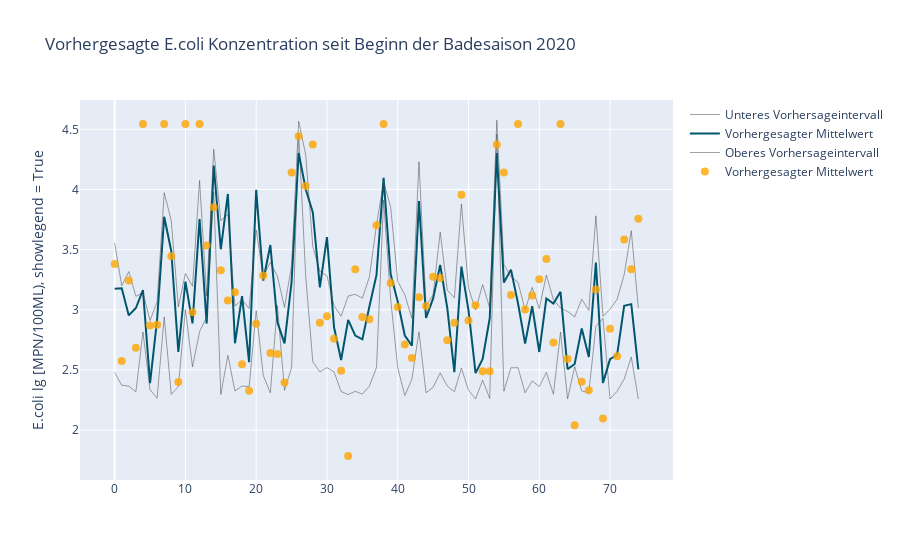

Notebook code cell kept with this figure:
### Code cell
import plotly.graph_objects as go

upper_bound = go.Scatter(name="Oberes Vorhersageintervall",
x= predictions["Nummer"],
y=predictions["upper"],
mode="lines",
line=dict(width=0.5, color="rgba(68, 68, 68, 1)"),
fillcolor="rgba(68, 68, 68, 1)")#, fill="tonexty")

mean = go.Scatter(name="Vorhergesagter Mittelwert",
x= predictions["Nummer"],
y=predictions["mid"],
marker = dict(color = "rgb(0, 86, 110)"),
mode="lines",
line=dict(width=2, color= "rgb(0, 86, 110)"),
fillcolor="rgba(68, 68, 68, 0.1)")#, fill="tonexty")

measurements = go.Scatter(name="Vorhergesagter Mittelwert",
x= predictions["Nummer"],
y=predictions["value"],
marker = dict(color = "orange", size = 8, opacity = .8),
mode="markers",
line=dict(width=2, color= "red"),
fillcolor="rgba(68, 68, 68, 0.1)")#, fill="tonexty")



lower_bound = go.Scatter(name="Unteres Vorhersageintervall",
x= predictions["Nummer"],
y=predictions["lower"],
mode="lines",
line=dict(width=0.5, color="rgba(68, 68, 68, 1)"))

data = [lower_bound, mean, upper_bound, measurements]

layout=go.Layout(title='Vorhergesagte E.coli Konzentration seit Beginn der Badesaison 2020',
yaxis=dict(title="E.coli lg [MPN/100ML), showlegend = True"))

fig=go.Figure(data=data, layout = layout)
#fig.update_layout(legend=dict(
#    yanchor="top",
#    title=None,
#    y=0.99,
#    xanchor="left",
#    x=0.01
#))

fig.show()

### Figure 1 — Plotly figure (JSON) as saved in the notebook; plotly's stock layout.template omitted (floating-point values rounded to 4 significant figures)
{"data": [{"line": {"color": "rgba(68, 68, 68, 1)", "width": 0.5}, "mode": "lines", "name": "Unteres Vorhersageintervall", "type": "scatter", "x": [0, 1, 2, 3, 4, 5, 6, 7, 8, 9, 10, 11, 12, 13, 14, 15, 16, 17, 18, 19, 20, 21, 22, 23, 24, 25, 26, 27, 28, 29, 30, 31, 32, 33, 34, 35, 36, 37, 38, 39, 40, 41, 42, 43, 44, 45, 46, 47, 48, 49, 50, 51, 52, 53, 54, 55, 56, 57, 58, 59, 60, 61, 62, 63, 64, 65, 66, 67, 68, 69, 70, 71, 72, 73, 74], "y": [2.48, 2.373, 2.366, 2.319, 2.816, 2.336, 2.265, 2.941, 2.297, 2.362, 3.002, 2.526, 2.818, 2.94, 3.981, 2.297, 2.622, 2.326, 2.366, 2.362, 2.995, 2.454, 2.311, 3.035, 2.331, 2.52, 4.466, 3.278, 2.568, 2.485, 2.52, 2.485, 2.321, 2.296, 2.323, 2.299, 2.366, 2.521, 3.912, 3.089, 2.52, 2.288, 2.423, 2.818, 2.311, 2.356, 2.477, 2.366, 2.32, 2.515, 2.331, 2.26, 2.416, 2.264, 4.458, 2.324, 2.519, 2.519, 2.311, 2.409, 2.362, 2.48, 2.298, 2.816, 2.26, 2.528, 2.326, 2.311, 2.862, 2.929, 2.259, 2.323, 2.424, 2.608, 2.259]}, {"fillcolor": "rgba(68, 68, 68, 0.1)", "line": {"color": "rgb(0, 86, 110)", "width": 2}, "marker": {"color": "rgb(0, 86, 110)"}, "mode": "lines", "name": "Vorhergesagter Mittelwert", "type": "scatter", "x": [0, 1, 2, 3, 4, 5, 6, 7, 8, 9, 10, 11, 12, 13, 14, 15, 16, 17, 18, 19, 20, 21, 22, 23, 24, 25, 26, 27, 28, 29, 30, 31, 32, 33, 34, 35, 36, 37, 38, 39, 40, 41, 42, 43, 44, 45, 46, 47, 48, 49, 50, 51, 52, 53, 54, 55, 56, 57, 58, 59, 60, 61, 62, 63, 64, 65, 66, 67, 68, 69, 70, 71, 72, 73, 74], "y": [3.175, 3.179, 2.954, 3.015, 3.163, 2.391, 2.918, 3.773, 3.489, 2.651, 3.234, 2.887, 3.753, 2.886, 4.199, 3.503, 3.963, 2.722, 3.114, 2.564, 3.997, 3.243, 3.538, 2.896, 2.721, 3.232, 4.303, 4.002, 3.809, 3.186, 3.604, 2.855, 2.583, 2.917, 2.786, 2.755, 3.027, 3.29, 4.096, 3.296, 3.07, 2.786, 2.702, 3.904, 2.933, 3.095, 3.372, 3.015, 2.482, 3.358, 2.995, 2.474, 2.592, 2.93, 4.303, 3.226, 3.334, 3.053, 2.719, 3.031, 2.65, 3.094, 3.053, 3.15, 2.506, 2.55, 2.845, 2.609, 3.392, 2.393, 2.59, 2.625, 3.034, 3.047, 2.505]}, {"fillcolor": "rgba(68, 68, 68, 1)", "line": {"color": "rgba(68, 68, 68, 1)", "width": 0.5}, "mode": "lines", "name": "Oberes Vorhersageintervall", "type": "scatter", "x": [0, 1, 2, 3, 4, 5, 6, 7, 8, 9, 10, 11, 12, 13, 14, 15, 16, 17, 18, 19, 20, 21, 22, 23, 24, 25, 26, 27, 28, 29, 30, 31, 32, 33, 34, 35, 36, 37, 38, 39, 40, 41, 42, 43, 44, 45, 46, 47, 48, 49, 50, 51, 52, 53, 54, 55, 56, 57, 58, 59, 60, 61, 62, 63, 64, 65, 66, 67, 68, 69, 70, 71, 72, 73, 74], "y": [3.556, 3.201, 3.318, 3.112, 3.145, 2.91, 3.067, 3.974, 3.741, 3.023, 3.302, 3.196, 4.075, 3.116, 4.335, 3.741, 3.792, 3.031, 3.083, 3.011, 3.663, 3.277, 3.394, 3.278, 3.021, 3.367, 4.567, 4.287, 3.524, 3.32, 3.283, 3.035, 2.947, 3.114, 3.129, 3.096, 3.273, 3.706, 4.061, 3.856, 3.237, 3.125, 2.929, 4.23, 3.037, 3.124, 3.645, 3.163, 3.099, 3.88, 3.183, 2.998, 3.21, 3.015, 4.575, 3.378, 3.274, 3.228, 2.998, 3.187, 3.011, 3.289, 3.084, 3.015, 2.987, 2.941, 3.087, 2.996, 3.781, 2.946, 3.006, 3.087, 3.293, 3.658, 3.015]}, {"fillcolor": "rgba(68, 68, 68, 0.1)", "line": {"color": "red", "width": 2}, "marker": {"color": "orange", "opacity": 0.8, "size": 8}, "mode": "markers", "name": "Vorhergesagter Mittelwert", "type": "scatter", "x": [0, 1, 2, 3, 4, 5, 6, 7, 8, 9, 10, 11, 12, 13, 14, 15, 16, 17, 18, 19, 20, 21, 22, 23, 24, 25, 26, 27, 28, 29, 30, 31, 32, 33, 34, 35, 36, 37, 38, 39, 40, 41, 42, 43, 44, 45, 46, 47, 48, 49, 50, 51, 52, 53, 54, 55, 56, 57, 58, 59, 60, 61, 62, 63, 64, 65, 66, 67, 68, 69, 70, 71, 72, 73, 74], "y": [3.381, 2.574, 3.245, 2.686, 4.544, 2.87, 2.875, 4.544, 3.446, 2.4, 4.544, 2.98, 4.544, 3.534, 3.852, 3.328, 3.077, 3.145, 2.548, 2.328, 2.885, 3.285, 2.641, 2.633, 2.396, 4.142, 4.443, 4.029, 4.374, 2.893, 2.947, 2.759, 2.494, 1.785, 3.337, 2.941, 2.921, 3.702, 4.544, 3.223, 3.024, 2.711, 2.599, 3.105, 3.032, 3.275, 3.264, 2.747, 2.893, 3.956, 2.911, 3.037, 2.49, 2.49, 4.374, 4.142, 3.123, 4.544, 3.003, 3.12, 3.254, 3.421, 2.728, 4.544, 2.591, 2.041, 2.403, 2.332, 3.168, 2.097, 2.843, 2.615, 3.585, 3.337, 3.757]}], "layout": {"title": {"text": "Vorhergesagte E.coli Konzentration seit Beginn der Badesaison 2020"}, "yaxis": {"title": {"text": "E.coli lg [MPN/100ML), showlegend = True"}}}}
